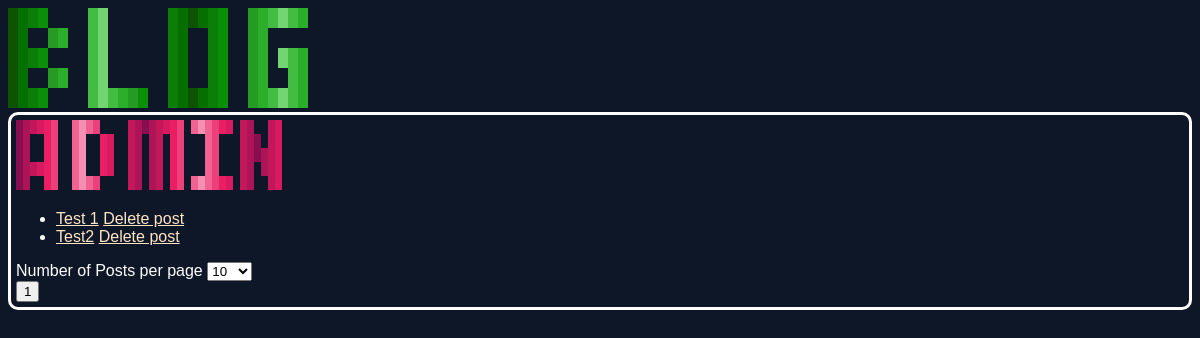
The page /admin/ on the database as committed earlier.
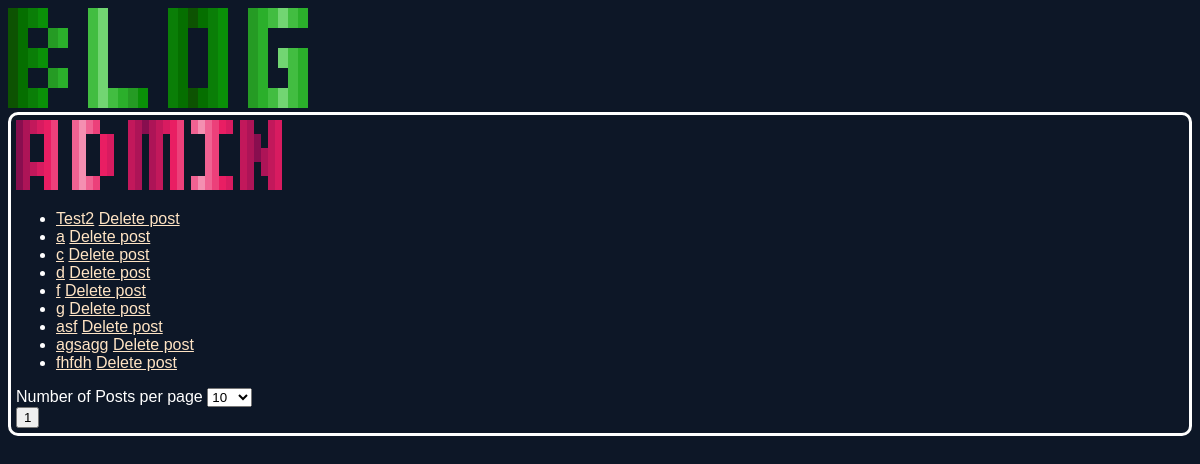
The same page on the database as committed later.
### app.py (models this page shows, shortened)
class Post(db.Model):
    id = db.Column(db.Integer, primary_key=True)
    title = db.Column(db.String(50), nullable=False)
    body = db.Column(db.String(500))
    date_created = db.Column(db.DateTime, default=datetime.now())

### app.py (the view)
@app.route("/admin/")
def admin():
    page = request.args.get("page")
    per_page = request.args.get("perpage")
    if page == None or not page.isdigit():
        page = 0
    else:
        page = int(page)
    if per_page == None or not per_page.isdigit():
        per_page = 10
    else:
        per_page = int(per_page)
    posts = Post.query.order_by(Post.date_created).all()
    pages = len(posts) // per_page + 1
    posts = posts[
        page*per_page:
        (page*per_page)+per_page
    ]
    return render_template("admin.html", posts=posts, page_count=pages, per_page=per_page)

### templates/admin.html (shortened to what this page needs)
{% extends "global.html" %}
{% block head %}
<link rel="stylesheet" href="{{ url_for('static', filename='css/admin.css') }}">
{% endblock %}
{% block body %}
<div class="main">
    <img src="{{ url_for('static', filename='images/blog-admin.png')}}">
    <ul>
        {% for post in posts %}
        <li>
            <a href="/posts/{{post.id}}">{{ post.title }}</a>
            <a href="/admin/delete/{{ post.id }}">Delete post</a>
        </li>
        {% endfor %}
    </ul>
    <label for="per-page">Number of Posts per page</label>
    <select name="per-page" id="per-page-input" onchange="update_perpage()">
        <option value="10" {% if per_page == 10 %}selected{% endif %}>10</option>
    </select>
    <div>
        {% for page_number in range(page_count) %}
        <button onclick="update_pagenumber({{page_number}})">{{page_number+1}}</button>
        {% endfor %}
    </div>
</div>
{% endblock %}

Rows that differ between the two databases and show on the page:
removed Post: title "Test 1"
added Post: title "a"
added Post: title "c"
added Post: title "d"
added Post: title "f"
added Post: title "g"
added Post: title "asf"
added Post: title "agsagg"
added Post: title "fhfdh"
